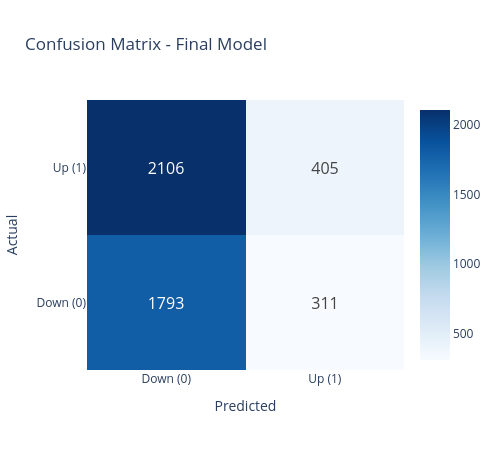

Write notebook code for a chart like this one.
### Markdown cell above
## Where Exactly Is the Model Wrong?
A confusion matrix breaks precision down into the types of correct and incorrect calls, which shows the *kind* of error the model makes most.

- **Bottom-right (true positives):** called "up", and the market rose.
- **Top-right (false positives):** called "up", but the market fell. These are the costly mistakes.
- **Bottom-left (false negatives):** stayed out, but the market rose. This is missed opportunity.

### Code cell
from sklearn.metrics import confusion_matrix

cm = confusion_matrix(predictions["Target"], predictions["Predictions"])
labels = ["Down (0)", "Up (1)"]

fig = go.Figure(data=go.Heatmap(
    z=cm, x=labels, y=labels, colorscale="Blues",
    text=cm, texttemplate="%{text}", textfont=dict(size=16),
    hovertemplate="Actual: %{y}<br>Predicted: %{x}<br>Count: %{z}<extra></extra>"
))
fig.update_layout(
    title=dict(text="Confusion Matrix - Final Model", font=dict(size=17)),
    xaxis_title="Predicted", yaxis_title="Actual",
    template="plotly_white", height=450, width=500
)
fig.show()

### Figure 1 — Plotly figure (JSON) as saved in the notebook; plotly's stock layout.template omitted (floating-point values rounded to 4 significant figures)
{"data": [{"colorscale": [[0, "rgb(247,251,255)"], [0.125, "rgb(222,235,247)"], [0.25, "rgb(198,219,239)"], [0.375, "rgb(158,202,225)"], [0.5, "rgb(107,174,214)"], [0.625, "rgb(66,146,198)"], [0.75, "rgb(33,113,181)"], [0.875, "rgb(8,81,156)"], [1, "rgb(8,48,107)"]], "hovertemplate": "Actual: %{y}<br>Predicted: %{x}<br>Count: %{z}<extra></extra>", "text": [[1793, 311], [2106, 405]], "textfont": {"size": 16}, "texttemplate": "%{text}", "type": "heatmap", "x": ["Down (0)", "Up (1)"], "y": ["Down (0)", "Up (1)"], "z": [[1793, 311], [2106, 405]]}], "layout": {"height": 450, "title": {"font": {"size": 17}, "text": "Confusion Matrix - Final Model"}, "width": 500, "xaxis": {"title": {"text": "Predicted"}}, "yaxis": {"title": {"text": "Actual"}}}}
